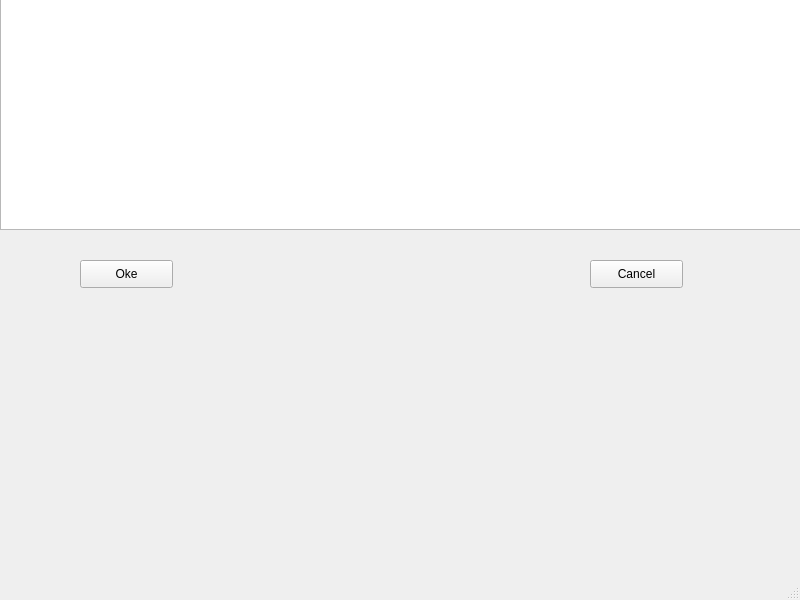
<?xml version="1.0" encoding="UTF-8"?>
<ui version="4.0">
 <class>MainWindow</class>
 <widget class="QMainWindow" name="MainWindow">
  <property name="geometry">
   <rect>
    <x>0</x>
    <y>0</y>
    <width>800</width>
    <height>600</height>
   </rect>
  </property>
  <property name="windowTitle">
   <string>MainWindow</string>
  </property>
  <widget class="QWidget" name="centralwidget">
   <widget class="QWidget" name="verticalLayoutWidget">
    <property name="geometry">
     <rect>
      <x>0</x>
      <y>-1</y>
      <width>801</width>
      <height>231</height>
     </rect>
    </property>
    <layout class="QVBoxLayout" name="verticalLayout">
     <item>
      <widget class="QTextEdit" name="textEdit"/>
     </item>
    </layout>
   </widget>
   <widget class="QPushButton" name="btnOk">
    <property name="geometry">
     <rect>
      <x>80</x>
      <y>260</y>
      <width>93</width>
      <height>28</height>
     </rect>
    </property>
    <property name="text">
     <string>Oke</string>
    </property>
   </widget>
   <widget class="QPushButton" name="btnCancel">
    <property name="geometry">
     <rect>
      <x>590</x>
      <y>260</y>
      <width>93</width>
      <height>28</height>
     </rect>
    </property>
    <property name="text">
     <string>Cancel</string>
    </property>
   </widget>
  </widget>
  <widget class="QMenuBar" name="menubar">
   <property name="geometry">
    <rect>
     <x>0</x>
     <y>0</y>
     <width>800</width>
     <height>26</height>
    </rect>
   </property>
  </widget>
  <widget class="QStatusBar" name="statusbar"/>
 </widget>
 <resources/>
 <connections/>
</ui>
